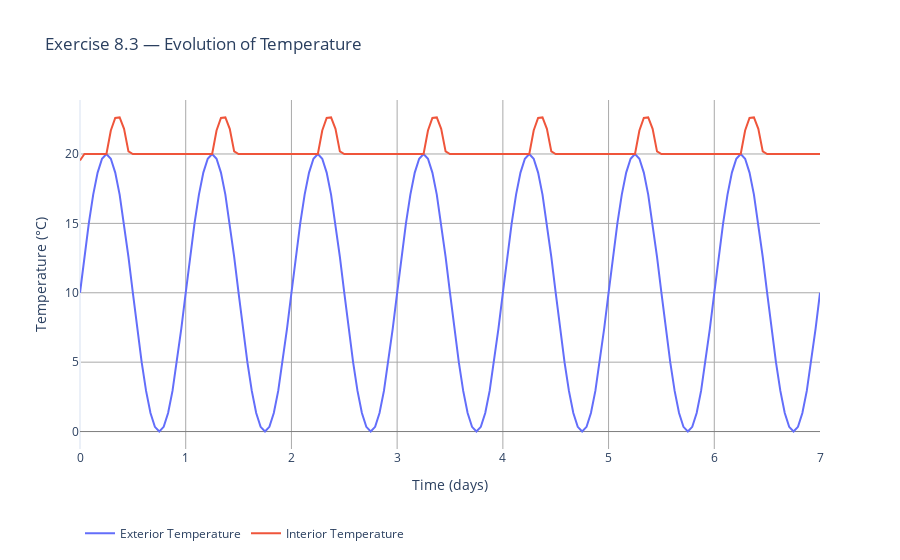
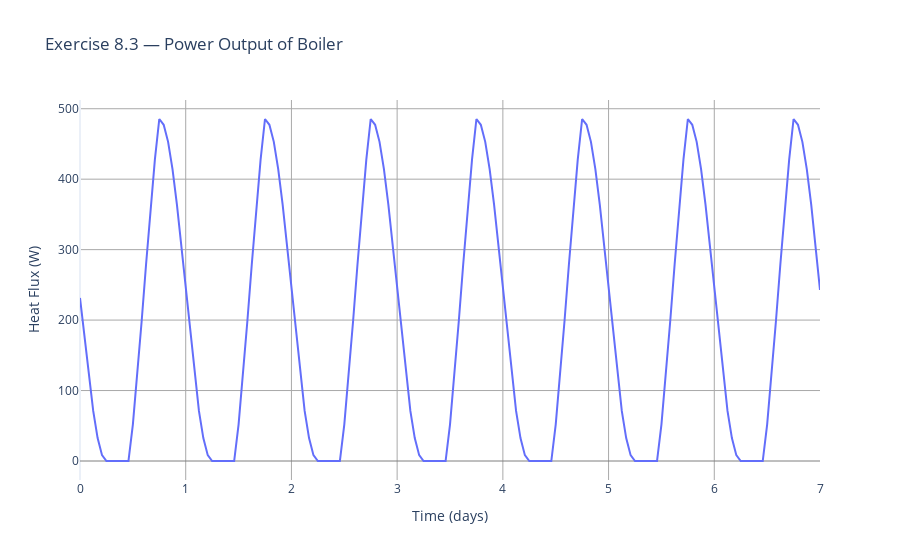
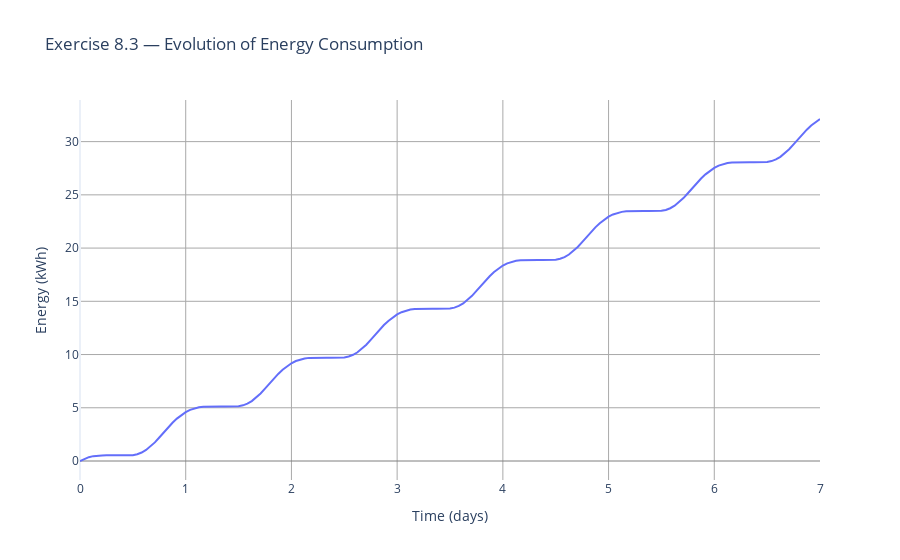

Notebook cell for these charts, in order:
### Markdown cell above
<img src="../../database/images/LossAssesment8_3.png"
     align="right"
     width="600"
     style="margin-right: 20px; margin-bottom: 10px;" />

We regulate the model using a **PID controller**. Essentially, this controller receives two main inputs: a **setpoint** (the desired value) and a **measured signal** (the actual value). Based on the difference between these two, the controller calculates and provides an **output signal** that ranges from 0 to 1. This output is then used to adjust the system, with the goal of bringing the measured signal as close as possible to the setpoint.

**Initial Simulation and Analysis**
- **Input the correct sizing** for the boiler.
- The **temperature setpoint** for the PID controller is initially set to **19°C**.
- Run the simulation and **observe the air temperature curve**.
    - Does the air temperature perfectly maintain 19°C ?
    - **Explain why** the temperature may rise above the setpoint.
- **Observe the power output** of the boiler during this simulation. Compare this power output to the power output observed in the previous exercise (when the constant block was set to 1).

**Setpoint Change and Re-analysis**
- Change the temperature setpoint in the PID controller to 20°C.
- Run the simulation and observe the air temperature curve again.
    - Does the air temperature perfectly maintain the new 20°C setpoint?
- **Observe the power output** of the boiler.
    - What issue do you observe in the boiler's power output that prevents the system from reaching the desired 20°C?
**What action** must be taken to ensure the system can effectively maintain a 20°C setpoint against thermal losses?

Compare **energy consumption** between a **19°C setpoint** and a **20°C setpoint** what **% gain** have we made by reducing the temperature by 1°C.

### Code cell
sim3 = FMUSimulation(
    databasePath / "Exercises_LossAssesment_SolarGainFluxInjectionRegulated_8_3.fmu"
)

sim3.initialize(startTime=0.0, stopTime=86400 * 7, timeStep=3600.0)
sim3.initParameters(
    {
        "temperatureSetPoint": 20.0,  # to modify
        "boiler.heatingPower": 500.0,
    }
)  # to modify
sim3.exitInitialization()

outputNames = [
    "prescribedTemperature.port.T",
    "AirTemperature",
    "powerOutputBoiler",
    "energyBoiler_kWh",
]
data3 = sim3.run(outputNames)

print(f"Total Consumption: {data3["energyBoiler_kWh"][-1]}")

sim3Factory = SimulationPlotFactory()

sim3Factory.plot_multi_curves(
    time=data3["time"],
    data_type="temperature",
    data_dict={
        "Exterior Temperature": data3["prescribedTemperature.port.T"],
        "Interior Temperature": data3["AirTemperature"],
    },
    title="Exercise 8.3 — Evolution of Temperature",
)

sim3Factory.plot_multi_curves(
    time=data1["time"],
    data_type="heat_flux",
    data_dict={"powerOutputBoiler": data3["powerOutputBoiler"]},
    title="Exercise 8.3 — Power Output of Boiler",
)

sim3Factory.plot_multi_curves(
    time=data1["time"],
    data_type="energy",
    data_dict={"energyBoiler_kWh": data3["energyBoiler_kWh"]},
    title="Exercise 8.3 — Evolution of Energy Consumption",
);

### Figure 1 — Plotly figure (JSON) as saved in the notebook; plotly's stock layout.template omitted (floating-point values rounded to 4 significant figures; data arrays with more than 128 entries replaced by an {"elided": "..."} marker saying what was removed)
{"data": [{"mode": "lines", "name": "Exterior Temperature", "type": "scatter", "x": {"elided": "169 float values"}, "y": {"elided": "169 float values"}}, {"mode": "lines", "name": "Interior Temperature", "type": "scatter", "x": {"elided": "169 float values"}, "y": {"elided": "169 float values"}}], "layout": {"hovermode": "x unified", "legend": {"orientation": "h", "x": 0, "y": -0.2}, "plot_bgcolor": "white", "title": {"text": "Exercise 8.3 — Evolution of Temperature"}, "xaxis": {"gridcolor": "#A9A9A9", "gridwidth": 1, "showgrid": true, "title": {"text": "Time (days)"}}, "yaxis": {"gridcolor": "#A9A9A9", "gridwidth": 1, "showgrid": true, "title": {"text": "Temperature (°C)"}, "zeroline": true, "zerolinecolor": "#7E7E7E", "zerolinewidth": 1}}}

### Figure 2 — Plotly figure (JSON) as saved in the notebook; plotly's stock layout.template omitted (floating-point values rounded to 4 significant figures; data arrays with more than 128 entries replaced by an {"elided": "..."} marker saying what was removed)
{"data": [{"mode": "lines", "name": "powerOutputBoiler", "type": "scatter", "x": {"elided": "169 float values"}, "y": {"elided": "169 float values"}}], "layout": {"hovermode": "x unified", "legend": {"orientation": "h", "x": 0, "y": -0.2}, "plot_bgcolor": "white", "title": {"text": "Exercise 8.3 — Power Output of Boiler"}, "xaxis": {"gridcolor": "#A9A9A9", "gridwidth": 1, "showgrid": true, "title": {"text": "Time (days)"}}, "yaxis": {"gridcolor": "#A9A9A9", "gridwidth": 1, "showgrid": true, "title": {"text": "Heat Flux (W)"}, "zeroline": true, "zerolinecolor": "#7E7E7E", "zerolinewidth": 1}}}

### Figure 3 — Plotly figure (JSON) as saved in the notebook; plotly's stock layout.template omitted (floating-point values rounded to 4 significant figures; data arrays with more than 128 entries replaced by an {"elided": "..."} marker saying what was removed)
{"data": [{"mode": "lines", "name": "energyBoiler_kWh", "type": "scatter", "x": {"elided": "169 float values"}, "y": {"elided": "169 float values"}}], "layout": {"hovermode": "x unified", "legend": {"orientation": "h", "x": 0, "y": -0.2}, "plot_bgcolor": "white", "title": {"text": "Exercise 8.3 — Evolution of Energy Consumption"}, "xaxis": {"gridcolor": "#A9A9A9", "gridwidth": 1, "showgrid": true, "title": {"text": "Time (days)"}}, "yaxis": {"gridcolor": "#A9A9A9", "gridwidth": 1, "showgrid": true, "title": {"text": "Energy (kWh)"}, "zeroline": true, "zerolinecolor": "#7E7E7E", "zerolinewidth": 1}}}
